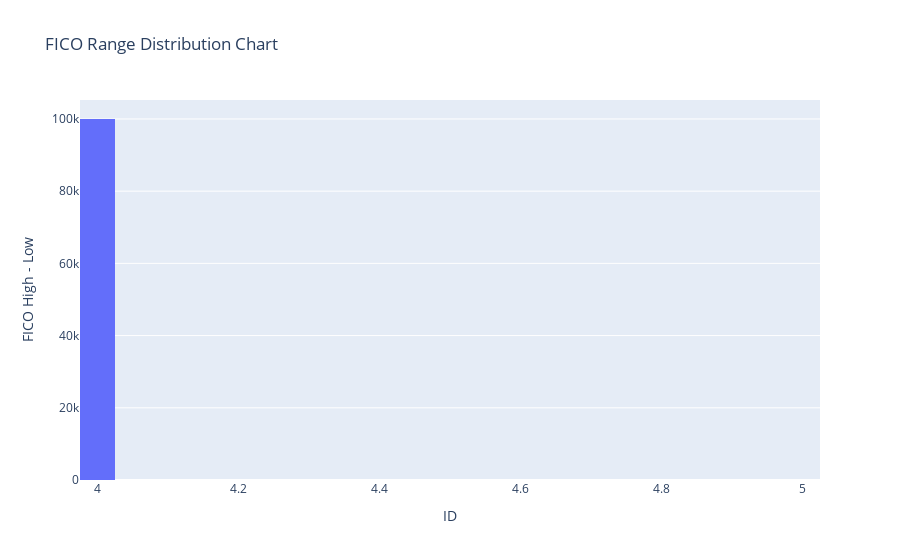

Notebook source saved alongside this figure:
### Code cell
# Calculate the range of the scores
fico_range = ds1["high_fico"] - ds1["low_fico"]
fico_range_ds = pd.DataFrame(fico_range,columns=["fico_range"])
fig = px.histogram(fico_range_ds, x="fico_range",nbins=50, histnorm='', 
                   title='FICO Range Distribution Chart')

fig.update_layout(xaxis_title='ID', yaxis_title='FICO High - Low')
fig.show()

### Figure 1 — Plotly figure (JSON) as saved in the notebook; plotly's stock layout.template omitted (floating-point values rounded to 4 significant figures; data arrays with more than 128 entries replaced by an {"elided": "..."} marker saying what was removed)
{"data": [{"bingroup": "x", "histnorm": "", "hovertemplate": "fico_range=%{x}<br>=%{y}<extra></extra>", "legendgroup": "", "marker": {"color": "#636efa", "pattern": {"shape": ""}}, "name": "", "nbinsx": 50, "orientation": "v", "showlegend": false, "type": "histogram", "x": {"elided": "100000 float values"}, "xaxis": "x", "yaxis": "y"}], "layout": {"barmode": "relative", "legend": {"tracegroupgap": 0}, "title": {"text": "FICO Range Distribution Chart"}, "xaxis": {"anchor": "y", "domain": [0, 1], "title": {"text": "ID"}}, "yaxis": {"anchor": "x", "domain": [0, 1], "title": {"text": "FICO High - Low"}}}}
